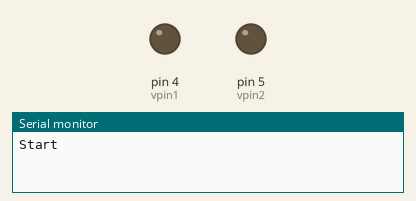
Bench run of a sketch on a simulated Arduino Uno, built with avr-gcc and run on an emulated ATmega328P. Parts: output pins drawn as LEDs (lit = HIGH), the last lines printed to the serial monitor.

Above: at 5.0 s.
At 20.0 s:
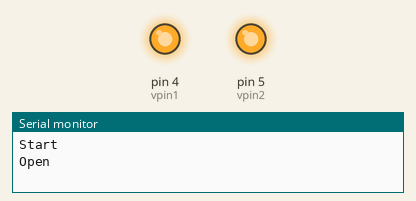
Timing chart, 0 to 39.0 s (numbered marks = the images above):
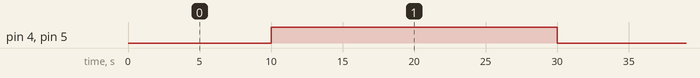

Measured:
- by itself, pin 4 (vpin1), pin 5 (vpin2): alternates HIGH for 20.0 s and LOW for 10.0 s

The sketch:

Ard_valvetesting2.ino
```cpp
int vpin1 = 4;
int vpin2 = 5;
void setup() {
  // put your setup code here, to run once:
Serial.begin(9600);
Serial.println("Start");
pinMode(vpin1 ,OUTPUT);
pinMode(vpin2 ,OUTPUT);
}

void loop() {
  // put your main code here, to run repeatedly:
digitalWrite(vpin1,LOW);
digitalWrite(vpin2,LOW);
delay(10000);
digitalWrite(vpin1,HIGH);
digitalWrite(vpin2,HIGH);
Serial.println("Open");
delay(20000);
Serial.println("Close");
}
```
